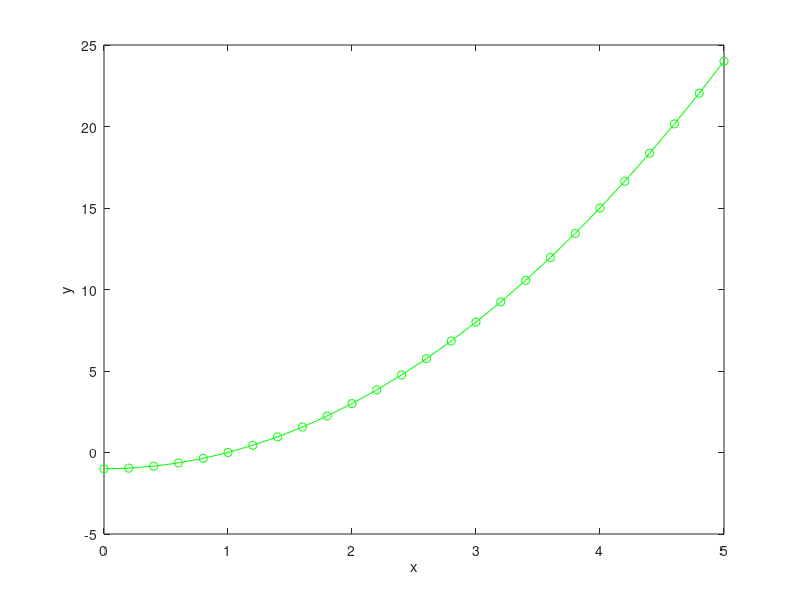
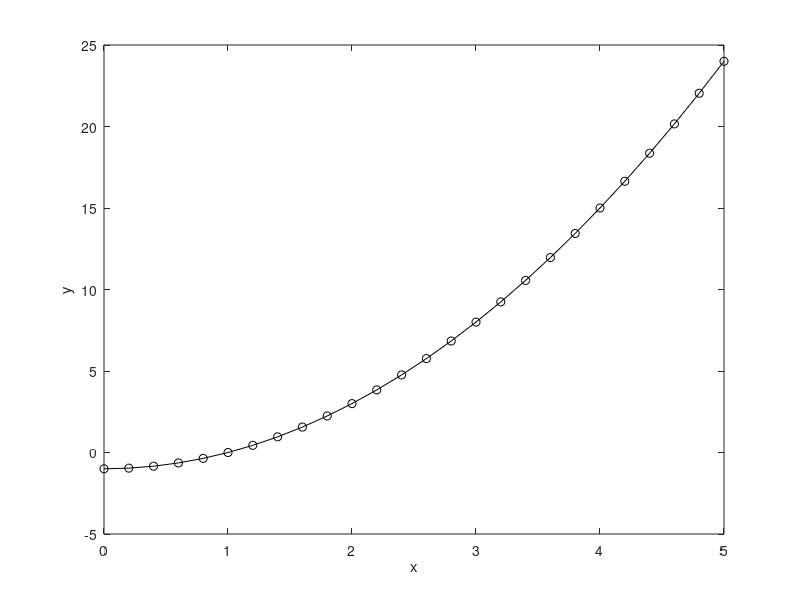
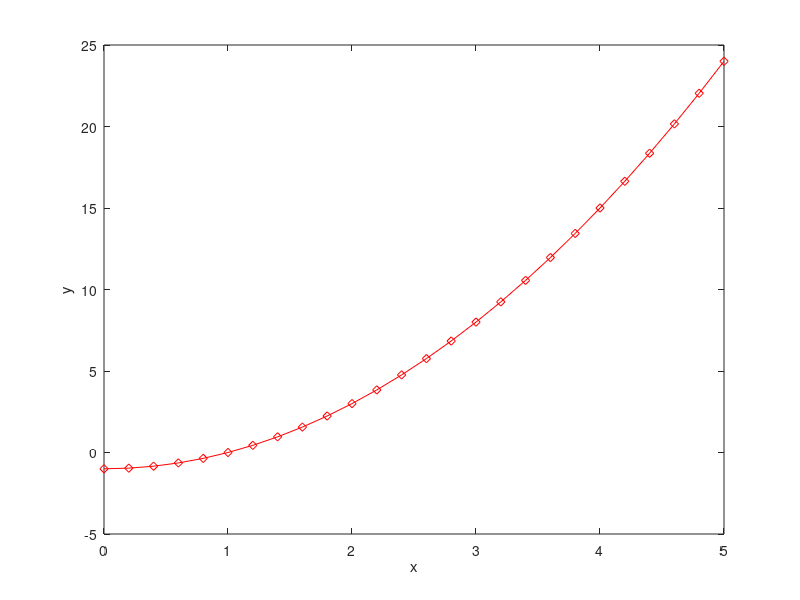
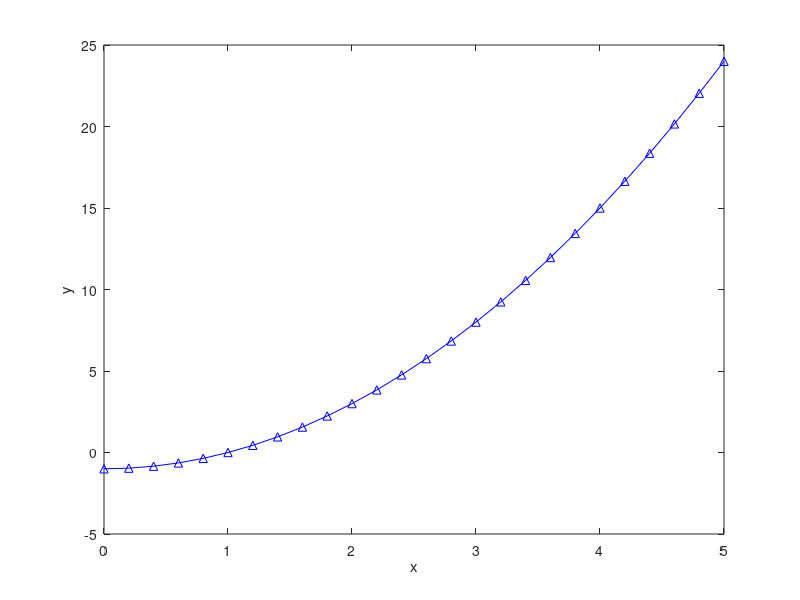

The MATLAB source for these figures, in order:
% 함수 : y = x^2 - 1
%

% 방법 1
i = 0;
for t = 0 : 0.2 : 5
    i = i + 1;
    x1(i) = t;
    y1(i) = x1(i)^2 - 1;
end

figure( 1 )
plot( x1', y1', 'o-g');
xlabel( 'x' ); ylabel( 'y' );

% 방법 2
x2 = [0 : 0.2 : 5]';

for i = 1 : length(x2)
    y2(i) = x2(i)^2 - 1;
end

figure( 2 )
plot( x2', y2', 'o-k');
xlabel( 'x' ); ylabel( 'y' );

% 방법 3 -- vectorization
x3 = [0 : 0.2 : 5]'; % transpose --> column vector 생성
y3 = x3.^2 - 1;

figure( 3 )
plot( x3, y3, 'd-r' );
xlabel( 'x' ); ylabel( 'y' );

% 방법 4 -- function 활용
funcy = @(x) x.^2 - 1; % 익명 함수

x4 = [0 : 0.2 : 5]'; % transpose --> column vector 생성
y4 = funcy( x4 );

figure( 4 )
plot( x4, y4, '^-b' );
xlabel( 'x' ); ylabel( 'y' );
